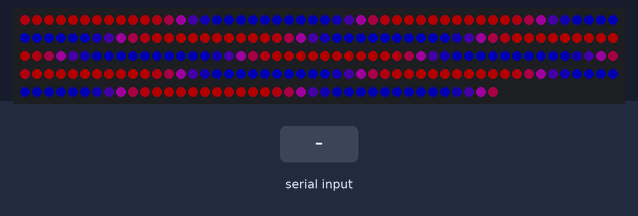
This sketch was run on a simulated Arduino Uno, built with avr-gcc and run on an emulated ATmega328P. On the bench: 240 RGB LEDs in strip order, left to right, continuing on the next row. The inputs (shaded band) are chosen by the test bench. Dim RGB values are drawn brighter than linear.

Above: at 1.29 s.
1.3 s: "signal1\n" received over Serial
At 1.8 s:
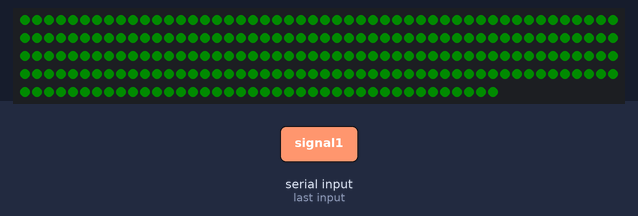
3.0 s: "cube\n" received over Serial
At 3.5 s:
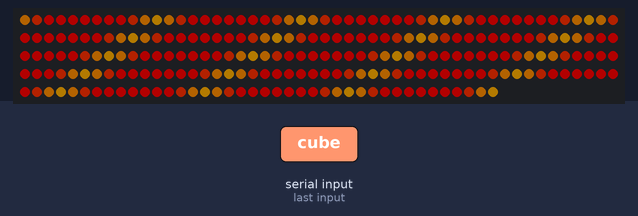
4.7 s: "teleop\n" received over Serial
At 5.6 s:
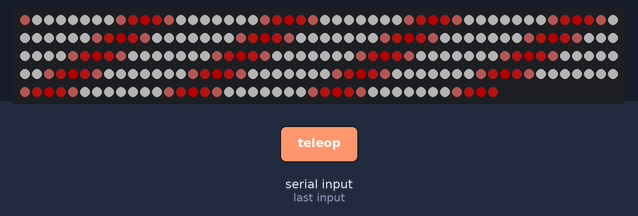
6.5 s: "bleu\n" received over Serial
At 6.64 s:
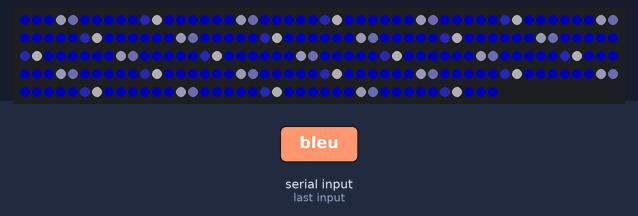
8.4 s: "monter\n" received over Serial
At 8.9 s:
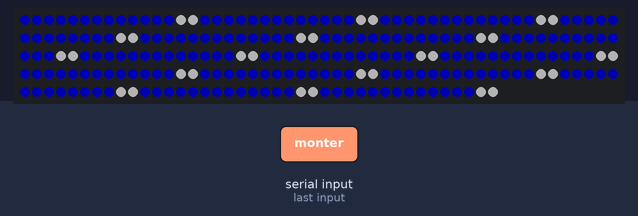

The sketch:

CodeLED.ino
```cpp
#include <Adafruit_NeoPixel.h>


int PIN = 6; //for now the pin has to be 10
int NUM_LEDS = 240;
int BRIGHTNESS = 60;
const double CYCLE = 30;

int temps = 0;
String message = "";
char alliance = '0';
boolean signal1 = false, signal2 = false;
unsigned long tempsSignal;

Adafruit_NeoPixel strip = Adafruit_NeoPixel(NUM_LEDS, 6, NEO_GRB + NEO_KHZ800);

uint32_t rouge = strip.Color(255, 0, 0);
uint32_t bleu = strip.Color(0, 0, 255);
uint32_t noir = strip.Color(0, 0, 0);
uint32_t vert = strip.Color(0, 255, 0);
uint32_t jaune = strip.Color(255, 255, 0);
uint32_t blanc = strip.Color(255, 255, 255);
uint32_t allianceLed = rouge;


void setup() {
  strip.setBrightness(BRIGHTNESS);
  strip.begin();
  //strip.setPixelColor(0, 0x00FF00);
  strip.show();
  Serial.begin(9600);
}


void loop() {

  temps++;
  /*temps = temps % NUM_LEDS;
  strip.setPixelColor(temps, 255, 255, 0);
  strip.show();
  delay(20);*/
  //teleop();

/*
  if(signal1){
    funcSignal1();
    if(millis() - tempsSignal >= 3000)
    signal1 = false;
  }

  else if(signal2){
    funcSignal2();
    if(millis() - tempsSignal >= 3000)
    signal2 = false;
  }
 */

  if(message == "rouge" || message == "bleu"){

    alliance = message[0];
    message = "autonome";

    if (alliance == 'r'){
      allianceLed = rouge;
    }
    else if(alliance == 'b'){
      allianceLed = bleu;
    }

  }

 if(message == "cube"){
    cube();
  }
 else if(message == "monter"){
    monter();
  }
 else if(message == "autonome"){
    autonome();
  }
 else if(message == "endGame"){
    endGame();
  }
 else if(message == "teleop"){
    teleop();
  }
  else if (message == "signal1"){
    funcSignal1();
  }
   else if (message == "signal2"){
    funcSignal2();
  }
 else {
    debutMatch();
  }

}


void serialEvent(){

  String messageRecu = Serial.readStringUntil('\n');
/*
  if(messageRecu == "signal1") {
    signal1 = true;
    tempsSignal = millis();
  }
  else if(messageRecu == "signal2") {
    signal2 = true;
    tempsSignal = millis();
  }
  else {
    message = messageRecu;
  }*/

  if(messageRecu == "autonome" ||
    messageRecu == "teleop" ||
    messageRecu == "cube" ||
    messageRecu == "endGame" ||
    messageRecu == "monter" ||
    messageRecu == "signal1" ||
    messageRecu == "signal2" ||
    messageRecu == "bleu" ||
    messageRecu == "rouge" ||
    messageRecu == "debutMatch"){
     message = messageRecu;
    }

}


void debutMatch() {
	  double longueurCycle = CYCLE;
	double y;

	for (int i = 0; i < NUM_LEDS; i++) {

		y = 1.0 * sin (2 * PI/ longueurCycle * (i - temps)) + 0.5;

		strip.setPixelColor (i, interpolate(rouge, bleu, y)); //interpolate(rouge, bleu, y));

	}
	strip.show();
	delay(25);
}


void endGame() {
	int longueurCycle = CYCLE/2;
	double y;

	for (int i = 0; i < NUM_LEDS; i++) {

		y = 1.0 - ((i + temps) % longueurCycle) / (double)longueurCycle;

		strip.setPixelColor (i, interpolate(noir, allianceLed, y)); //interpolate(rouge, bleu, y));

	}
	strip.show();
	delay(50);
}

void funcSignal1() {
	  int longueurCycle = 20;

	double y = -2.0 / longueurCycle * abs((temps % longueurCycle) - longueurCycle / 2.0) + 1;

	for (int i = 0; i < NUM_LEDS; i++) {

		strip.setPixelColor(i, interpolate(noir, vert, y)); //interpolate(rouge, bleu, y));

	}
	strip.show();
	delay(10);
}

void funcSignal2() {
	int longueurCycle = 20;

  double y = -2.0 / longueurCycle *  abs((temps % longueurCycle) - longueurCycle / 2.0) + 1;

	for (int i = 0; i < NUM_LEDS; i++) {

		strip.setPixelColor(i, interpolate(noir, jaune, y)); //interpolate(rouge, bleu, y));

	}
	strip.show();
	delay(10);
}

void autonome() {
	  double longueurCycle = CYCLE/4;
  double y;
	  int distance = 3;

	for (int i = 0; i < NUM_LEDS; i++) {
		y = distance * ( sin(2 *  PI / longueurCycle * (i + temps)) - 1) + 1;

		strip.setPixelColor(i, interpolate(allianceLed, blanc, y));
	}
	strip.show();
	delay(40);
}

void monter() {
    int longueurCycle = 15;
	double y;
    int distance = 1;

	temps = temps % (2 * longueurCycle);

	for (int i = 0; i < NUM_LEDS; i++) {
		y = (i % longueurCycle) - longueurCycle +  abs(temps % longueurCycle - longueurCycle);


		if(temps < longueurCycle) {
			if(y < 0)
				strip.setPixelColor (i, blanc);
			else
				strip.setPixelColor (i, allianceLed);
		}
		else {
			if(y < 0)
				strip.setPixelColor (i, allianceLed);
			else
				strip.setPixelColor (i, blanc);
		}

	}
	strip.show();
	delay(50);
}

void teleop() {
	 double longueurCycle = CYCLE *2 ;
	 double y;

	if(temps >= longueurCycle)
    temps -= longueurCycle;

	for (int i = 0; i < NUM_LEDS; i++) {

		y =  sin(2 *  PI / (longueurCycle / 5) * (i + temps)) + 2.0 * (-1 - 1.6) / longueurCycle *  abs(temps - (longueurCycle / 2.0)) + 1.6;

		if(y > 0)
			strip.setPixelColor (i, interpolate(allianceLed, blanc, y)); //interpolate(rouge, bleu, y));
		else
			strip.setPixelColor (i, allianceLed);

	}
	strip.show();
	//delay(30);
}

void cube() {
	double longueurCycle = CYCLE *2 ;
	double y;

	if(temps >= longueurCycle)
    temps -= longueurCycle;

	for (int i = 0; i < NUM_LEDS; i++) {

		y = sin(2 *  PI / (longueurCycle / 5) * (i + temps)) + 2 * (-1 - 1.6) / longueurCycle * abs(temps - (longueurCycle / 2.0)) + 1.6;

		if(y > 0)
			strip.setPixelColor (i, interpolate(allianceLed, jaune, y));
		else
			strip.setPixelColor (i, allianceLed);

	}
	strip.show();
	//delay(50);
}


uint32_t interpolate( uint32_t fromColor, uint32_t toColor, float t){

  if(t > 1.0f)
    t = 1.0f;
  else if(t < 0.0f)
    t = 0.0f;

  // fromColor
  uint8_t r = ( fromColor & ((uint32_t)0xFF << 16) ) >> 16;
  uint8_t g = ( fromColor & ((uint32_t)0xFF << 8) ) >> 8;
  uint8_t b = ( fromColor & ((uint32_t)0xFF) );
  // toColor
  uint8_t r2 = ( toColor & ((uint32_t)0xFF << 16) ) >> 16;
  uint8_t g2 = ( toColor & ((uint32_t)0xFF << 8) ) >> 8;
  uint8_t b2 = ( toColor & ((uint32_t)0xFF) );

  // Interpolate
  float ri = r - ( ((float)(r-r2)) * t );
  float gi = g - ( ((float)(g-g2)) * t);
  float bi = b - ( ((float)(b-b2)) * t);

  return strip.Color( (int)ri, (int)gi, (int)bi );
}


/*
uint32_t interpolate(uint32_t a, uint32_t b, double t) {

  if(t > 1)
     t = 1;
  else if(t < 0)
     t = 0;

	return (((uint32_t)((a & 0xff0000) + ((b & 0xff0000) - (a & 0xff0000)) * t)) & 0xff0000) | (((uint32_t)((a & 0x00ff00) + ((b & 0x00ff00) - (a & 0xff00)) * t)) & 0xff00) | (((uint32_t)((a & 0xff) + ((b & 0xff) - (a & 0xff)) * t))  & 0xff);
}
*/
```

Measured:
- after the input at 1.3 s, the LEDs: first differ from a run without the input after 0.11 s (image 1 shows a later state)
- after the input at 3.0 s, the LEDs: first change after 0.07 s (image 2 shows a later state)
- after the input at 4.7 s, the LEDs: first differ from a run without the input after 0.11 s (image 3 shows a later state)
- after the input at 6.5 s, the LEDs: first differ from a run without the input after 0.09 s (image 4)
- after the input at 8.4 s, the LEDs: first differ from a run without the input after 0.11 s (image 5 shows a later state)
